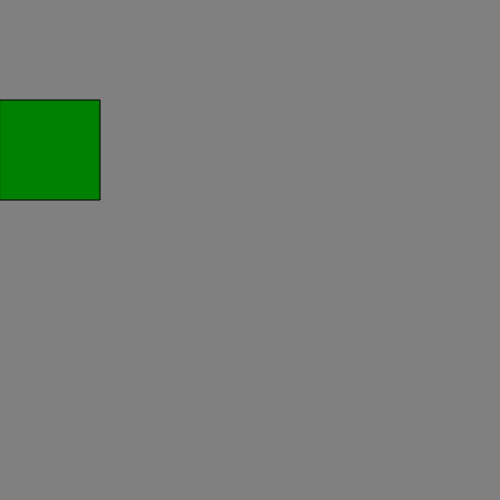
Frame 1 (no input)
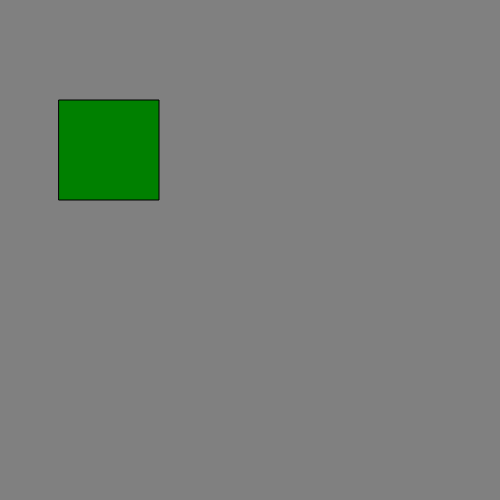
Frame 60 (no input)
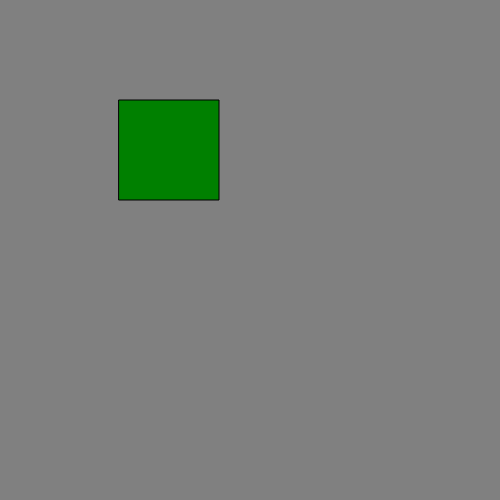
Frame 120 (the mouse pressed at the canvas centre since frame 60)

The p5.js sketch that drew these frames (run headless with seeded random() and noise() and a simulated clock; from frame 60 on, the mouse is pressed at the canvas centre):

// p5.js sketch
// ── sketch.js
let x = 0 ;

function setup() {
  createCanvas(500, 500);
}

function draw() {
  background('grey') ;
  fill('green');
  rect(x, 100, 100, 100) ;
  x = x + 1  ;

  if(x > width) {
    x = 0 ;
  }

}
